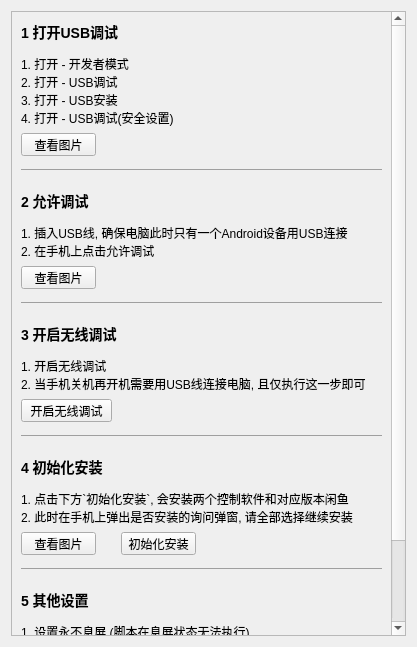
<?xml version="1.0" encoding="UTF-8"?>
<ui version="4.0">
 <class>Form</class>
 <widget class="QWidget" name="Form">
  <property name="geometry">
   <rect>
    <x>0</x>
    <y>0</y>
    <width>417</width>
    <height>647</height>
   </rect>
  </property>
  <property name="sizePolicy">
   <sizepolicy hsizetype="Preferred" vsizetype="Preferred">
    <horstretch>0</horstretch>
    <verstretch>0</verstretch>
   </sizepolicy>
  </property>
  <property name="cursor">
   <cursorShape>ArrowCursor</cursorShape>
  </property>
  <property name="windowTitle">
   <string>Form</string>
  </property>
  <layout class="QVBoxLayout" name="verticalLayout">
   <item>
    <widget class="QScrollArea" name="scrollArea">
     <property name="widgetResizable">
      <bool>true</bool>
     </property>
     <widget class="QWidget" name="scrollAreaWidgetContents">
      <property name="geometry">
       <rect>
        <x>0</x>
        <y>0</y>
        <width>385</width>
        <height>668</height>
       </rect>
      </property>
      <layout class="QVBoxLayout" name="verticalLayout_2">
       <item>
        <widget class="QLabel" name="label">
         <property name="sizePolicy">
          <sizepolicy hsizetype="Preferred" vsizetype="Maximum">
           <horstretch>0</horstretch>
           <verstretch>0</verstretch>
          </sizepolicy>
         </property>
         <property name="text">
          <string>&lt;html&gt;&lt;head/&gt;&lt;body&gt;&lt;h4 style=&quot; margin-top:14px; margin-bottom:12px; margin-left:0px; margin-right:0px; -qt-block-indent:0; text-indent:0px;&quot;&gt;&lt;span style=&quot; font-size:large; font-weight:600;&quot;&gt;1 打开USB调试&lt;/span&gt;&lt;/h4&gt;&lt;p&gt;1. 打开 - 开发者模式&lt;br/&gt;2. 打开 - USB调试&lt;br/&gt;3. 打开 - USB安装&lt;br/&gt;4. 打开 - USB调试(安全设置)&lt;/p&gt;&lt;/body&gt;&lt;/html&gt;</string>
         </property>
        </widget>
       </item>
       <item>
        <widget class="QWidget" name="widget" native="true">
         <property name="sizePolicy">
          <sizepolicy hsizetype="Preferred" vsizetype="Fixed">
           <horstretch>0</horstretch>
           <verstretch>0</verstretch>
          </sizepolicy>
         </property>
         <property name="minimumSize">
          <size>
           <width>0</width>
           <height>23</height>
          </size>
         </property>
         <widget class="QPushButton" name="show_img_btn_1">
          <property name="geometry">
           <rect>
            <x>0</x>
            <y>0</y>
            <width>75</width>
            <height>23</height>
           </rect>
          </property>
          <property name="text">
           <string>查看图片</string>
          </property>
         </widget>
        </widget>
       </item>
       <item>
        <widget class="QLabel" name="label_3">
         <property name="sizePolicy">
          <sizepolicy hsizetype="Preferred" vsizetype="Maximum">
           <horstretch>0</horstretch>
           <verstretch>0</verstretch>
          </sizepolicy>
         </property>
         <property name="text">
          <string>&lt;html&gt;&lt;head/&gt;&lt;body&gt;&lt;hr/&gt;&lt;h3 style=&quot; margin-top:14px; margin-bottom:12px; margin-left:0px; margin-right:0px; -qt-block-indent:0; text-indent:0px;&quot;&gt;&lt;span style=&quot; font-size:large; font-weight:600;&quot;&gt;2 允许调试&lt;/span&gt;&lt;/h3&gt;&lt;p&gt;1. 插入USB线, 确保电脑此时只有一个Android设备用USB连接&lt;br/&gt;2. 在手机上点击允许调试&lt;/p&gt;&lt;/body&gt;&lt;/html&gt;</string>
         </property>
        </widget>
       </item>
       <item>
        <widget class="QWidget" name="widget_2" native="true">
         <property name="sizePolicy">
          <sizepolicy hsizetype="Preferred" vsizetype="Fixed">
           <horstretch>0</horstretch>
           <verstretch>0</verstretch>
          </sizepolicy>
         </property>
         <property name="minimumSize">
          <size>
           <width>0</width>
           <height>23</height>
          </size>
         </property>
         <widget class="QPushButton" name="show_img_btn_2">
          <property name="geometry">
           <rect>
            <x>0</x>
            <y>0</y>
            <width>75</width>
            <height>23</height>
           </rect>
          </property>
          <property name="text">
           <string>查看图片</string>
          </property>
         </widget>
        </widget>
       </item>
       <item>
        <widget class="QLabel" name="label_5">
         <property name="sizePolicy">
          <sizepolicy hsizetype="Preferred" vsizetype="Maximum">
           <horstretch>0</horstretch>
           <verstretch>0</verstretch>
          </sizepolicy>
         </property>
         <property name="text">
          <string>&lt;html&gt;&lt;head/&gt;&lt;body&gt;&lt;hr/&gt;&lt;h3 style=&quot; margin-top:14px; margin-bottom:12px; margin-left:0px; margin-right:0px; -qt-block-indent:0; text-indent:0px;&quot;&gt;&lt;span style=&quot; font-size:large; font-weight:600;&quot;&gt;3 开启无线调试&lt;/span&gt;&lt;/h3&gt;&lt;p&gt;1. 开启无线调试 &lt;br/&gt;2. 当手机关机再开机需要用USB线连接电脑, 且仅执行这一步即可&lt;/p&gt;&lt;/body&gt;&lt;/html&gt;</string>
         </property>
        </widget>
       </item>
       <item>
        <widget class="QWidget" name="widget_6" native="true">
         <property name="sizePolicy">
          <sizepolicy hsizetype="Preferred" vsizetype="Fixed">
           <horstretch>0</horstretch>
           <verstretch>0</verstretch>
          </sizepolicy>
         </property>
         <property name="minimumSize">
          <size>
           <width>0</width>
           <height>23</height>
          </size>
         </property>
         <widget class="QPushButton" name="open_wireless_debug_btn">
          <property name="geometry">
           <rect>
            <x>0</x>
            <y>0</y>
            <width>91</width>
            <height>23</height>
           </rect>
          </property>
          <property name="text">
           <string>开启无线调试</string>
          </property>
         </widget>
        </widget>
       </item>
       <item>
        <widget class="QLabel" name="label_4">
         <property name="sizePolicy">
          <sizepolicy hsizetype="Preferred" vsizetype="Maximum">
           <horstretch>0</horstretch>
           <verstretch>0</verstretch>
          </sizepolicy>
         </property>
         <property name="text">
          <string>&lt;html&gt;&lt;head/&gt;&lt;body&gt;&lt;hr/&gt;&lt;h3 style=&quot; margin-top:14px; margin-bottom:12px; margin-left:0px; margin-right:0px; -qt-block-indent:0; text-indent:0px;&quot;&gt;&lt;span style=&quot; font-size:large; font-weight:600;&quot;&gt;4 初始化安装&lt;/span&gt;&lt;/h3&gt;&lt;p&gt;1. 点击下方`初始化安装`, 会安装两个控制软件和对应版本闲鱼&lt;br/&gt;2. 此时在手机上弹出是否安装的询问弹窗, 请全部选择继续安装&lt;/p&gt;&lt;/body&gt;&lt;/html&gt;</string>
         </property>
        </widget>
       </item>
       <item>
        <widget class="QWidget" name="widget_3" native="true">
         <property name="sizePolicy">
          <sizepolicy hsizetype="Preferred" vsizetype="Fixed">
           <horstretch>0</horstretch>
           <verstretch>0</verstretch>
          </sizepolicy>
         </property>
         <property name="minimumSize">
          <size>
           <width>0</width>
           <height>23</height>
          </size>
         </property>
         <widget class="QPushButton" name="show_img_btn_4">
          <property name="geometry">
           <rect>
            <x>0</x>
            <y>0</y>
            <width>75</width>
            <height>23</height>
           </rect>
          </property>
          <property name="text">
           <string>查看图片</string>
          </property>
         </widget>
         <widget class="QPushButton" name="init_install_btn">
          <property name="geometry">
           <rect>
            <x>100</x>
            <y>0</y>
            <width>75</width>
            <height>23</height>
           </rect>
          </property>
          <property name="text">
           <string>初始化安装</string>
          </property>
         </widget>
        </widget>
       </item>
       <item>
        <widget class="QLabel" name="label_6">
         <property name="sizePolicy">
          <sizepolicy hsizetype="Preferred" vsizetype="Maximum">
           <horstretch>0</horstretch>
           <verstretch>0</verstretch>
          </sizepolicy>
         </property>
         <property name="text">
          <string>&lt;html&gt;&lt;head/&gt;&lt;body&gt;&lt;hr/&gt;&lt;h3 style=&quot; margin-top:14px; margin-bottom:12px; margin-left:0px; margin-right:0px; -qt-block-indent:0; text-indent:0px;&quot;&gt;&lt;span style=&quot; font-size:large; font-weight:600;&quot;&gt;5 其他设置&lt;/span&gt;&lt;/h3&gt;&lt;p&gt;1. 设置永不息屏 (脚本在息屏状态无法执行)&lt;/p&gt;&lt;/body&gt;&lt;/html&gt;</string>
         </property>
        </widget>
       </item>
       <item>
        <widget class="QWidget" name="widget_4" native="true">
         <property name="sizePolicy">
          <sizepolicy hsizetype="Preferred" vsizetype="Fixed">
           <horstretch>0</horstretch>
           <verstretch>0</verstretch>
          </sizepolicy>
         </property>
         <property name="minimumSize">
          <size>
           <width>0</width>
           <height>23</height>
          </size>
         </property>
         <widget class="QPushButton" name="show_img_btn_5_1">
          <property name="geometry">
           <rect>
            <x>0</x>
            <y>0</y>
            <width>75</width>
            <height>23</height>
           </rect>
          </property>
          <property name="text">
           <string>查看图片</string>
          </property>
         </widget>
        </widget>
       </item>
       <item>
        <widget class="QLabel" name="label_2">
         <property name="sizePolicy">
          <sizepolicy hsizetype="Preferred" vsizetype="Maximum">
           <horstretch>0</horstretch>
           <verstretch>0</verstretch>
          </sizepolicy>
         </property>
         <property name="text">
          <string>&lt;html&gt;&lt;head/&gt;&lt;body&gt;&lt;p&gt;2. 在开发者模式中将手机的动画效果关闭, 使脚本运行得更快&lt;/p&gt;&lt;/body&gt;&lt;/html&gt;</string>
         </property>
        </widget>
       </item>
       <item>
        <widget class="QWidget" name="widget_5" native="true">
         <property name="sizePolicy">
          <sizepolicy hsizetype="Preferred" vsizetype="Fixed">
           <horstretch>0</horstretch>
           <verstretch>0</verstretch>
          </sizepolicy>
         </property>
         <property name="minimumSize">
          <size>
           <width>0</width>
           <height>23</height>
          </size>
         </property>
         <widget class="QPushButton" name="show_img_btn_5_2">
          <property name="geometry">
           <rect>
            <x>0</x>
            <y>0</y>
            <width>75</width>
            <height>23</height>
           </rect>
          </property>
          <property name="text">
           <string>查看图片</string>
          </property>
         </widget>
        </widget>
       </item>
      </layout>
     </widget>
    </widget>
   </item>
  </layout>
 </widget>
 <resources/>
 <connections/>
</ui>
